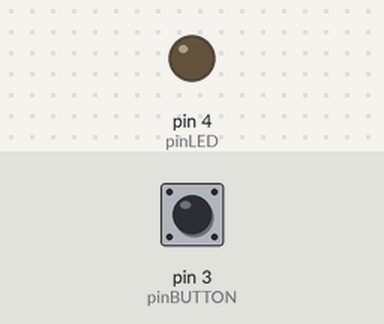
Bench run of a sketch on a simulated Arduino Uno, built with avr-gcc and run on an emulated ATmega328P. On the bench: output pins drawn as LEDs (lit = HIGH). The inputs (shaded band) are chosen by the test bench; at power-on: pin 3 (pinBUTTON) HIGH.

Above: at 1.2 s.
1.3 s: pin 3 (pinBUTTON) pulled LOW for 0.15 s
At 1.37 s:
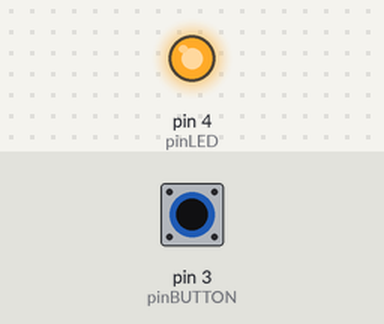
2.9 s: pin 3 (pinBUTTON) pulled LOW for 3.2 s
At 7.2 s:
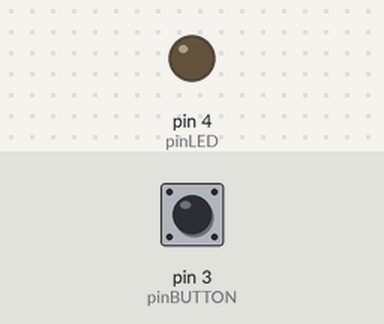
Timing chart, 0 to 8.7 s (numbered marks = the images above; inputs shaded):
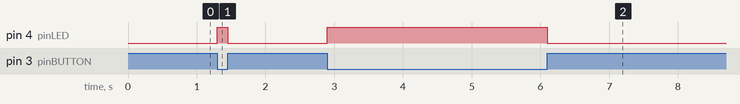

Measured:
- after the input at 1.3 s, pin 4 (pinLED): LOW → HIGH at once, → LOW 0.15 s later
- after the input at 2.9 s, pin 4 (pinLED): LOW → HIGH at once, → LOW 3.2 s later

The sketch:

button.ino
```cpp
const int pinLED = 4;
const int pinBUTTON = 3;

void setup() {
  // put your setup code here, to run once:

  pinMode(pinLED, OUTPUT);
  pinMode(pinBUTTON, INPUT_PULLUP);
}

void loop() {
  // put your main code here, to run repeatedly:

  digitalRead(pinBUTTON) ? digitalWrite(pinLED, LOW) : digitalWrite(pinLED, HIGH);
}
```
